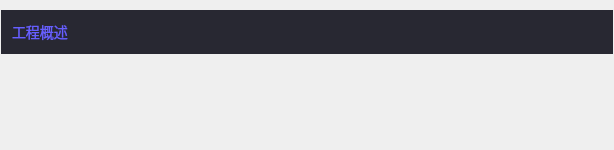
<?xml version="1.0" encoding="UTF-8"?>
<ui version="4.0">
 <class>ATGroupBox</class>
 <widget class="QWidget" name="ATGroupBox">
  <property name="geometry">
   <rect>
    <x>0</x>
    <y>0</y>
    <width>614</width>
    <height>150</height>
   </rect>
  </property>
  <property name="windowTitle">
   <string notr="true">ATGroupBox</string>
  </property>
  <property name="styleSheet">
   <string notr="true">#titleBar {
    background-color:#282832;
}
#labelTitle {
	color:#675FFE;
    font-size:14px;
}
#btnExpand {
	border: none;
}</string>
  </property>
  <layout class="QVBoxLayout" name="verticalLayout_3" stretch="0">
   <property name="spacing">
    <number>3</number>
   </property>
   <property name="leftMargin">
    <number>1</number>
   </property>
   <property name="topMargin">
    <number>1</number>
   </property>
   <property name="rightMargin">
    <number>1</number>
   </property>
   <property name="bottomMargin">
    <number>1</number>
   </property>
   <item>
    <layout class="QVBoxLayout" name="verticalLayout">
     <property name="topMargin">
      <number>9</number>
     </property>
     <property name="bottomMargin">
      <number>9</number>
     </property>
     <item>
      <widget class="QWidget" name="titleBar" native="true">
       <layout class="QHBoxLayout" name="horizontalLayout_2">
        <item>
         <widget class="QLabel" name="labelTitle">
          <property name="text">
           <string>工程概述</string>
          </property>
         </widget>
        </item>
        <item>
         <widget class="QPushButton" name="btnExpand">
          <property name="minimumSize">
           <size>
            <width>20</width>
            <height>20</height>
           </size>
          </property>
          <property name="maximumSize">
           <size>
            <width>20</width>
            <height>20</height>
           </size>
          </property>
          <property name="text">
           <string/>
          </property>
          <property name="icon">
           <iconset resource="../../../themes/green/green.qrc">
            <normaloff>:/icon/images/icon/down.png</normaloff>:/icon/images/icon/down.png</iconset>
          </property>
         </widget>
        </item>
       </layout>
      </widget>
     </item>
     <item>
      <widget class="QWidget" name="container" native="true">
       <property name="sizePolicy">
        <sizepolicy hsizetype="Preferred" vsizetype="Expanding">
         <horstretch>0</horstretch>
         <verstretch>0</verstretch>
        </sizepolicy>
       </property>
      </widget>
     </item>
    </layout>
   </item>
  </layout>
 </widget>
 <layoutdefault spacing="6" margin="11"/>
 <resources>
  <include location="../../../themes/green/green.qrc"/>
 </resources>
 <connections/>
</ui>
